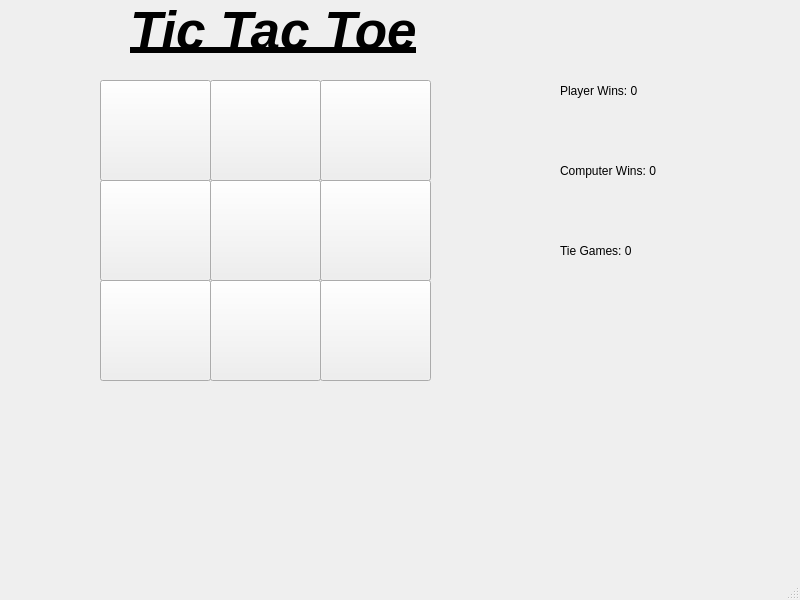
<?xml version="1.0" encoding="UTF-8"?>
<ui version="4.0">
 <class>MainWindow</class>
 <widget class="QMainWindow" name="MainWindow">
  <property name="geometry">
   <rect>
    <x>0</x>
    <y>0</y>
    <width>800</width>
    <height>600</height>
   </rect>
  </property>
  <property name="windowTitle">
   <string>Tic Tac Toe</string>
  </property>
  <widget class="QWidget" name="centralwidget">
   <widget class="QPushButton" name="box">
    <property name="geometry">
     <rect>
      <x>100</x>
      <y>80</y>
      <width>111</width>
      <height>101</height>
     </rect>
    </property>
    <property name="text">
     <string/>
    </property>
   </widget>
   <widget class="QPushButton" name="box_2">
    <property name="geometry">
     <rect>
      <x>210</x>
      <y>80</y>
      <width>111</width>
      <height>101</height>
     </rect>
    </property>
    <property name="text">
     <string/>
    </property>
   </widget>
   <widget class="QPushButton" name="box_3">
    <property name="geometry">
     <rect>
      <x>320</x>
      <y>80</y>
      <width>111</width>
      <height>101</height>
     </rect>
    </property>
    <property name="text">
     <string/>
    </property>
   </widget>
   <widget class="QPushButton" name="box_4">
    <property name="geometry">
     <rect>
      <x>100</x>
      <y>180</y>
      <width>111</width>
      <height>101</height>
     </rect>
    </property>
    <property name="text">
     <string/>
    </property>
   </widget>
   <widget class="QPushButton" name="box_5">
    <property name="geometry">
     <rect>
      <x>210</x>
      <y>180</y>
      <width>111</width>
      <height>101</height>
     </rect>
    </property>
    <property name="text">
     <string/>
    </property>
   </widget>
   <widget class="QPushButton" name="box_6">
    <property name="geometry">
     <rect>
      <x>320</x>
      <y>180</y>
      <width>111</width>
      <height>101</height>
     </rect>
    </property>
    <property name="text">
     <string/>
    </property>
   </widget>
   <widget class="QPushButton" name="box_7">
    <property name="geometry">
     <rect>
      <x>100</x>
      <y>280</y>
      <width>111</width>
      <height>101</height>
     </rect>
    </property>
    <property name="text">
     <string/>
    </property>
   </widget>
   <widget class="QPushButton" name="box_8">
    <property name="geometry">
     <rect>
      <x>210</x>
      <y>280</y>
      <width>111</width>
      <height>101</height>
     </rect>
    </property>
    <property name="text">
     <string/>
    </property>
   </widget>
   <widget class="QPushButton" name="box_9">
    <property name="geometry">
     <rect>
      <x>320</x>
      <y>280</y>
      <width>111</width>
      <height>101</height>
     </rect>
    </property>
    <property name="text">
     <string/>
    </property>
   </widget>
   <widget class="QLabel" name="playerWin">
    <property name="geometry">
     <rect>
      <x>560</x>
      <y>50</y>
      <width>141</width>
      <height>81</height>
     </rect>
    </property>
    <property name="text">
     <string>Player Wins: 0</string>
    </property>
   </widget>
   <widget class="QLabel" name="compWins">
    <property name="geometry">
     <rect>
      <x>560</x>
      <y>130</y>
      <width>141</width>
      <height>81</height>
     </rect>
    </property>
    <property name="text">
     <string>Computer Wins: 0</string>
    </property>
   </widget>
   <widget class="QLabel" name="tieGames">
    <property name="geometry">
     <rect>
      <x>560</x>
      <y>210</y>
      <width>141</width>
      <height>81</height>
     </rect>
    </property>
    <property name="text">
     <string>Tie Games: 0</string>
    </property>
   </widget>
   <widget class="QLabel" name="label">
    <property name="geometry">
     <rect>
      <x>130</x>
      <y>0</y>
      <width>411</width>
      <height>61</height>
     </rect>
    </property>
    <property name="font">
     <font>
      <pointsize>40</pointsize>
      <weight>75</weight>
      <italic>true</italic>
      <bold>true</bold>
      <underline>true</underline>
      <strikeout>false</strikeout>
     </font>
    </property>
    <property name="text">
     <string>Tic Tac Toe</string>
    </property>
   </widget>
  </widget>
  <widget class="QMenuBar" name="menubar">
   <property name="geometry">
    <rect>
     <x>0</x>
     <y>0</y>
     <width>800</width>
     <height>26</height>
    </rect>
   </property>
  </widget>
  <widget class="QStatusBar" name="statusbar"/>
 </widget>
 <resources/>
 <connections/>
</ui>
